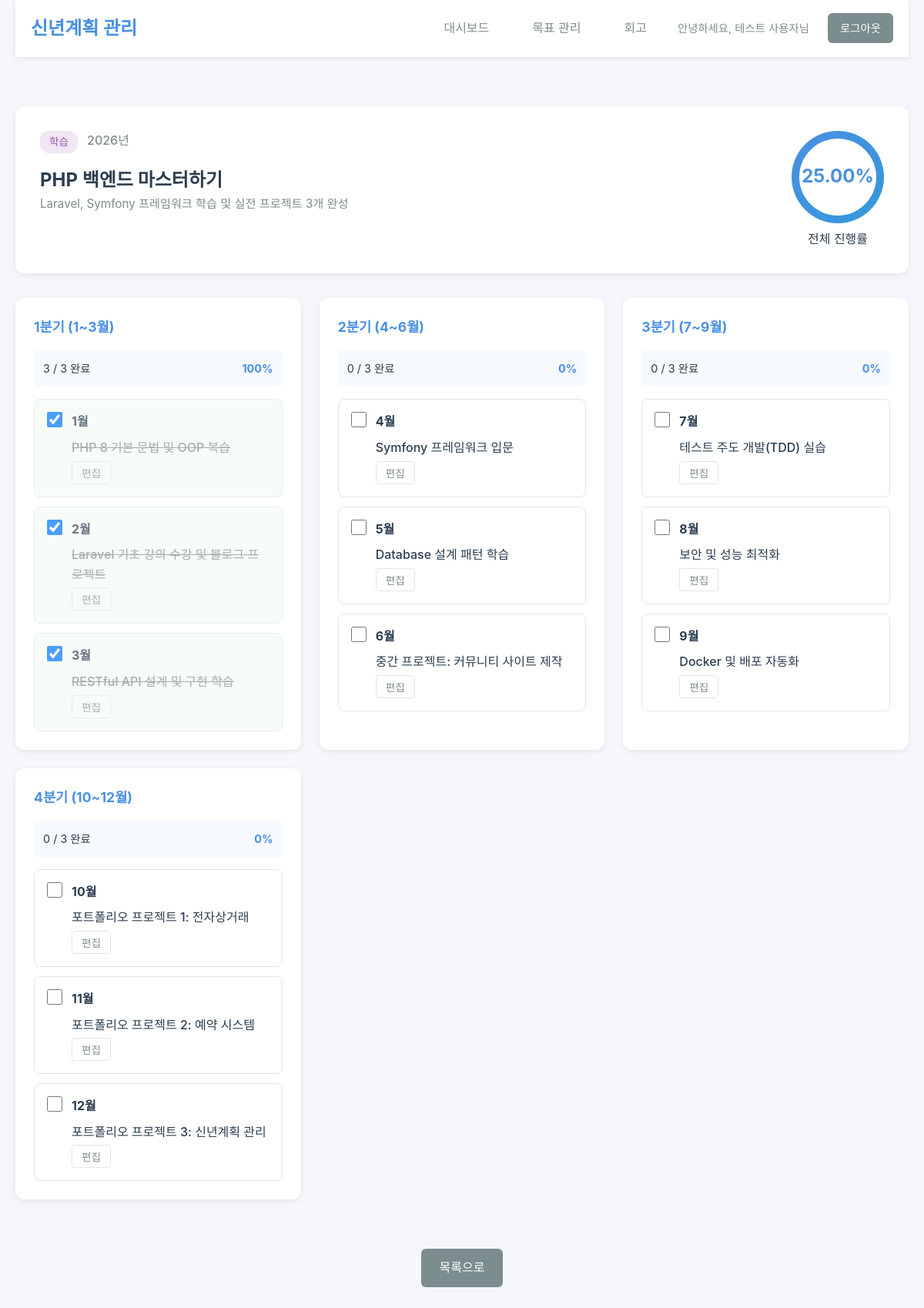
Screenshot of /goal_detail.php?id=1 (signed in) with the database file from the repository.
### tables this page shows
CREATE TABLE IF NOT EXISTS goals (
    id INT UNSIGNED AUTO_INCREMENT PRIMARY KEY,
    user_id INT UNSIGNED NOT NULL COMMENT '목표 소유자',
    year YEAR NOT NULL COMMENT '목표 연도 (예: 2026)',
    title VARCHAR(200) NOT NULL COMMENT '목표 제목',
    description TEXT COMMENT '목표 상세 설명',
    category ENUM('career', 'health', 'study', 'finance', 'hobby', 'relationship', 'other')
        DEFAULT 'other' COMMENT '목표 카테고리',
    status ENUM('not_started', 'in_progress', 'completed')
        DEFAULT 'not_started' COMMENT '목표 상태',
    progress_percentage DECIMAL(5,2) DEFAULT 0.00 COMMENT '진행률 (0.00 ~ 100.00)',
    created_at TIMESTAMP DEFAULT CURRENT_TIMESTAMP,
    updated_at TIMESTAMP DEFAULT CURRENT_TIMESTAMP ON UPDATE CURRENT_TIMESTAMP,
    FOREIGN KEY (user_id) REFERENCES users(id) ON DELETE CASCADE,
    INDEX idx_user_year (user_id, year),
    INDEX idx_category (category),
    INDEX idx_status (status)
);

CREATE TABLE IF NOT EXISTS goal_plans (
    id INT UNSIGNED AUTO_INCREMENT PRIMARY KEY,
    goal_id INT UNSIGNED NOT NULL COMMENT '연결된 목표',
    quarter TINYINT UNSIGNED NOT NULL COMMENT '분기 (1~4)',
    month TINYINT UNSIGNED NOT NULL COMMENT '월 (1~12)',
    plan_title VARCHAR(200) COMMENT '월별 계획 제목',
    plan_description TEXT COMMENT '월별 계획 상세',
    is_completed BOOLEAN DEFAULT FALSE COMMENT '완료 여부',
    completed_at TIMESTAMP NULL COMMENT '완료 시각',
    created_at TIMESTAMP DEFAULT CURRENT_TIMESTAMP,
    updated_at TIMESTAMP DEFAULT CURRENT_TIMESTAMP ON UPDATE CURRENT_TIMESTAMP,
    FOREIGN KEY (goal_id) REFERENCES goals(id) ON DELETE CASCADE,
    INDEX idx_goal_quarter (goal_id, quarter),
    INDEX idx_goal_month (goal_id, month),
    UNIQUE KEY unique_goal_month (goal_id, month),
    CHECK (quarter BETWEEN 1 AND 4),
    CHECK (month BETWEEN 1 AND 12)
);

### includes/session.php (called while the page is built, shortened)
<?php
function getCurrentUserName(): ?string
{
    return $_SESSION['user_name'] ?? null;
}

### includes/functions.php (called while the page is built, shortened)
<?php
function e(?string $string): string
{
    return htmlspecialchars($string ?? '', ENT_QUOTES, 'UTF-8');
}
function getCategoryName(string $category): string
{
    $categories = [
        'career' => '커리어',
        'health' => '건강',
        'study' => '학습',
        'finance' => '재정',
        'hobby' => '취미',
        'relationship' => '관계',
        'other' => '기타',
    ];
    return $categories[$category] ?? $category;
}

### config/database.php (called while the page is built, shortened)
<?php
function getDBConnection(): PDO
{
    static $pdo = null;
    if ($pdo === null) {
        $dsn = sprintf(
            'mysql:host=%s;port=%s;dbname=%s;charset=%s',
            DB_HOST,
            DB_PORT,
            DB_NAME,
            DB_CHARSET
        );
        $options = [
            PDO::ATTR_ERRMODE => PDO::ERRMODE_EXCEPTION,
            PDO::ATTR_DEFAULT_FETCH_MODE => PDO::FETCH_ASSOC,
            PDO::ATTR_EMULATE_PREPARES => false,
        ];
        try {
            $pdo = new PDO($dsn, DB_USER, DB_PASS, $options);
        } catch (PDOException $e) {
            die('Database connection failed: ' . $e->getMessage());
        }
    }
    return $pdo;
}

### models/Goal.php (called while the page is built, shortened)
<?php
require_once __DIR__ . '/../config/database.php';
class Goal
{
    private PDO $db;
    public function __construct()
    {
        $this->db = getDBConnection();
    }
    public function findById(int $goalId): ?array
    {
        $stmt = $this->db->prepare('SELECT * FROM goals WHERE id = :id LIMIT 1');
        $stmt->execute(['id' => $goalId]);
        $goal = $stmt->fetch();
        return $goal ?: null;
    }
    public function findWithPlans(int $goalId): ?array
    {
        $goal = $this->findById($goalId);
        $stmt = $this->db->prepare(
            'SELECT * FROM goal_plans
             WHERE goal_id = :goal_id
             ORDER BY month ASC'
        );
        $stmt->execute(['goal_id' => $goalId]);
        $plans = $stmt->fetchAll();
        $quarterPlans = [1 => [], 2 => [], 3 => [], 4 => []];
        foreach ($plans as $plan) {
            $quarterPlans[$plan['quarter']][] = $plan;
        }
        $goal['plans'] = $plans;
        $goal['quarter_plans'] = $quarterPlans;
        return $goal;
    }
}

### models/GoalPlan.php (called while the page is built, shortened)
<?php
require_once __DIR__ . '/../config/database.php';
class GoalPlan
{
    private PDO $db;
    public function __construct()
    {
        $this->db = getDBConnection();
    }
    public function getQuarterProgress(int $goalId, int $quarter): array
    {
        $stmt = $this->db->prepare(
            'SELECT
                COUNT(*) as total,
                SUM(CASE WHEN is_completed = 1 THEN 1 ELSE 0 END) as completed
             FROM goal_plans
             WHERE goal_id = :goal_id AND quarter = :quarter'
        );
        $stmt->execute([
            'goal_id' => $goalId,
            'quarter' => $quarter,
        ]);
        $result = $stmt->fetch();
        $total = $result['total'];
        $completed = $result['completed'];
        $progress = $total > 0 ? round(($completed / $total) * 100, 2) : 0;
        return [
            'total' => $total,
            'completed' => $completed,
            'progress' => $progress,
        ];
    }
}

### goal_detail.php (the view, shortened to what this page needs)
<?php
require_once __DIR__ . '/includes/session.php';
require_once __DIR__ . '/includes/functions.php';
require_once __DIR__ . '/models/Goal.php';
require_once __DIR__ . '/models/GoalPlan.php';
$userName = getCurrentUserName();
$goalId = (int) ($_GET['id'] ?? 0);
$goalModel = new Goal();
$goal = $goalModel->findWithPlans($goalId);
$planModel = new GoalPlan();
$quarterNames = [1 => '1분기 (1~3월)', 2 => '2분기 (4~6월)', 3 => '3분기 (7~9월)', 4 => '4분기 (10~12월)'];
?>
<!DOCTYPE html>
<html lang="ko">
<head>
    <link rel="stylesheet" href="assets/css/style.css">
</head>
<body>
    <div class="container">
        <header class="header">
            <div class="header-content">
                <h1 class="logo">신년계획 관리</h1>
                <nav class="nav">
                    <a href="dashboard.php" class="nav-link">대시보드</a>
                    <a href="goal_list.php" class="nav-link">목표 관리</a>
                    <a href="reflection.php" class="nav-link">회고</a>
                    <span class="user-info">안녕하세요, <?= e($userName) ?>님</span>
                    <a href="logout.php" class="btn btn-sm btn-secondary">로그아웃</a>
                </nav>
            </div>
        </header>
        <main class="main-content">
            <div class="goal-detail-header">
                <div class="goal-detail-info">
                    <div class="goal-meta-row">
                        <span class="badge badge-category"><?= e(getCategoryName($goal['category'])) ?></span>
                        <span class="goal-year"><?= $goal['year'] ?>년</span>
                    </div>
                    <h2><?= e($goal['title']) ?></h2>
                    <?php if ($goal['description']): ?>
                        <p class="goal-description"><?= nl2br(e($goal['description'])) ?></p>
                    <?php endif; ?>
                </div>
                <div class="goal-detail-progress">
                    <div class="circular-progress">
                        <div class="progress-value"><?= $goal['progress_percentage'] ?>%</div>
                    </div>
                    <p>전체 진행률</p>
                </div>
            </div>
            <div class="quarters-container">
                <?php foreach ([1, 2, 3, 4] as $quarter): ?>
                    <div class="quarter-section">
                        <h3 class="quarter-title"><?= $quarterNames[$quarter] ?></h3>
                        <?php
                        $quarterPlans = $goal['quarter_plans'][$quarter] ?? [];
                        $quarterProgress = $planModel->getQuarterProgress($goalId, $quarter);
                        ?>
                        <div class="quarter-progress-info">
                            <span><?= $quarterProgress['completed'] ?> / <?= $quarterProgress['total'] ?> 완료</span>
                            <span class="quarter-progress-percent"><?= $quarterProgress['progress'] ?>%</span>
                        </div>
                        <div class="plans-list">
                            <?php foreach ($quarterPlans as $plan): ?>
                                <div class="plan-item <?= $plan['is_completed'] ? 'completed' : '' ?>" data-plan-id="<?= $plan['id'] ?>">
                                    <div class="plan-checkbox">
                                        <input
                                            type="checkbox"
                                            class="plan-toggle"
                                            <?= $plan['is_completed'] ? 'checked' : '' ?>
                                            data-plan-id="<?= $plan['id'] ?>"
                                        >
                                    </div>
                                    <div class="plan-content">
                                        <div class="plan-header">
                                            <strong><?= $plan['month'] ?>월</strong>
                                        </div>
                                        <div class="plan-title">
                                            <?= e($plan['plan_title'] ?: "{$plan['month']}월 계획") ?>
                                        </div>
                                        <button
                                            class="btn-edit-plan"
                                            data-plan-id="<?= $plan['id'] ?>"
                                            data-plan-title="<?= e($plan['plan_title']) ?>"
                                            data-plan-description="<?= e($plan['plan_description']) ?>"
                                        >편집</button>
                                    </div>
                                </div>
                            <?php endforeach; ?>
                        </div>
                    </div>
                <?php endforeach; ?>
            </div>
            <div class="goal-actions">
                <a href="goal_list.php" class="btn btn-secondary">목록으로</a>
            </div>
        </main>
    </div>
</body>
</html>

### assets/css/style.css (style rules this page uses)
:root { --primary-color: #4A90E2; --secondary-color: #7B8D8E; --success-color: #27AE60; --warning-color: #F39C12; --danger-color: #E74C3C; --info-color: #3498DB; --bg-color: #F5F7FA; --text-color: #2C3E50; --text-muted: #7F8C8D; --border-color: #E0E6ED; --card-shadow: 0 2px 8px rgba(0, 0, 0, 0.08); --card-hover-shadow: 0 4px 16px rgba(0, 0, 0, 0.12); --font-family: -apple-system, BlinkMacSystemFont, "Segoe UI", Roboto, "Helvetica Neue", Arial, sans-serif; }
* { margin: 0; padding: 0; box-sizing: border-box; }
body { font-family: var(--font-family); background-color: var(--bg-color); color: var(--text-color); line-height: 1.6; }
a { color: var(--primary-color); text-decoration: none; transition: color 0.2s; }
.container { max-width: 1200px; margin: 0 auto; padding: 0 20px; }
.header { background: white; box-shadow: var(--card-shadow); padding: 1rem 0; margin-bottom: 2rem; }
.header-content { max-width: 1200px; margin: 0 auto; padding: 0 20px; display: flex; justify-content: space-between; align-items: center; }
.logo { font-size: 1.5rem; font-weight: 700; color: var(--primary-color); }
.nav { display: flex; align-items: center; gap: 1.5rem; }
.nav-link { color: var(--text-muted); font-weight: 500; padding: 0.5rem 1rem; border-radius: 6px; transition: all 0.2s; }
.user-info { color: var(--text-muted); font-size: 0.9rem; }
.main-content { padding: 2rem 0; min-height: calc(100vh - 200px); }
.btn { display: inline-block; padding: 0.75rem 1.5rem; border: none; border-radius: 6px; font-size: 1rem; font-weight: 500; cursor: pointer; transition: all 0.2s; text-align: center; }
.btn-secondary { background: var(--secondary-color); color: white; }
.btn-sm { padding: 0.5rem 1rem; font-size: 0.9rem; }
.btn-edit-plan { background: none; border: 1px solid var(--border-color); padding: 0.25rem 0.75rem; border-radius: 4px; font-size: 0.85rem; cursor: pointer; color: var(--text-muted); transition: all 0.2s; }
.badge { display: inline-block; padding: 0.25rem 0.75rem; border-radius: 12px; font-size: 0.85rem; font-weight: 500; }
.badge-category { background: rgba(155, 89, 182, 0.15); color: #9B59B6; }
.goal-description { color: var(--text-muted); font-size: 0.95rem; margin-bottom: 1rem; line-height: 1.5; }
.goal-detail-header { background: white; border-radius: 12px; box-shadow: var(--card-shadow); padding: 2rem; margin-bottom: 2rem; display: flex; justify-content: space-between; gap: 2rem; }
.goal-detail-info { flex: 1; }
.goal-meta-row { display: flex; gap: 0.75rem; margin-bottom: 1rem; }
.goal-year { color: var(--text-muted); font-weight: 500; }
.goal-detail-progress { text-align: center; }
.circular-progress { width: 120px; height: 120px; border-radius: 50%; background: linear-gradient(135deg, var(--primary-color), var(--info-color)); display: flex; align-items: center; justify-content: center; margin: 0 auto 0.5rem; }
.progress-value { background: white; width: 100px; height: 100px; border-radius: 50%; display: flex; align-items: center; justify-content: center; font-size: 1.5rem; font-weight: 700; color: var(--primary-color); }
.quarters-container { display: grid; grid-template-columns: repeat(auto-fit, minmax(300px, 1fr)); gap: 1.5rem; margin-bottom: 2rem; }
.quarter-section { background: white; border-radius: 12px; box-shadow: var(--card-shadow); padding: 1.5rem; }
.quarter-title { font-size: 1.1rem; margin-bottom: 1rem; color: var(--primary-color); }
.quarter-progress-info { display: flex; justify-content: space-between; padding: 0.75rem; background: rgba(74, 144, 226, 0.05); border-radius: 6px; margin-bottom: 1rem; font-size: 0.9rem; }
.quarter-progress-percent { font-weight: 700; color: var(--primary-color); }
.plans-list { display: flex; flex-direction: column; gap: 0.75rem; }
.plan-item { display: flex; gap: 0.75rem; padding: 1rem; border: 1px solid var(--border-color); border-radius: 8px; transition: all 0.2s; }
.plan-item.completed { opacity: 0.7; background: rgba(39, 174, 96, 0.05); }
.plan-item.completed .plan-title { text-decoration: line-through; color: var(--text-muted); }
.plan-checkbox input[type="checkbox"] { width: 20px; height: 20px; cursor: pointer; }
.plan-content { flex: 1; }
.plan-header { display: flex; justify-content: space-between; margin-bottom: 0.5rem; }
.plan-title { font-weight: 500; color: var(--text-color); margin-bottom: 0.25rem; }
.goal-actions { text-align: center; padding: 2rem 0; }

### rows the page displays
goals: category "학습", year "2026", title "PHP 백엔드 마스터하기", description "Laravel, Symfony 프레임워크 학습 및 실전 프로젝트 3개 완성", progress_percentage "25.00"
goal_plans: goal "1분기 (1~3월)", quarter "2분기 (4~6월)", month "4", plan_title "Symfony 프레임워크 입문"
goal_plans: is_completed "☑", month "1", plan_title "PHP 8 기본 문법 및 OOP 복습"
goal_plans: is_completed "☑", month "2", plan_title "Laravel 기초 강의 수강 및 블로그 프로젝트"
goal_plans: is_completed "☑", month "3", plan_title "RESTful API 설계 및 구현 학습"
goal_plans: month "5", plan_title "Database 설계 패턴 학습"
goal_plans: month "6", plan_title "중간 프로젝트: 커뮤니티 사이트 제작"
goal_plans: month "7", plan_title "테스트 주도 개발(TDD) 실습"
goal_plans: month "8", plan_title "보안 및 성능 최적화"
goal_plans: month "9", plan_title "Docker 및 배포 자동화"
goal_plans: month "10", plan_title "포트폴리오 프로젝트 1: 전자상거래"
goal_plans: month "11", plan_title "포트폴리오 프로젝트 2: 예약 시스템"
goal_plans: month "12", plan_title "포트폴리오 프로젝트 3: 신년계획 관리"

### other values shown
$userName "테스트 사용자"
$quarterProgress['completed'] "3"
$quarterProgress['total'] "3"
$quarterProgress['progress'] "100"
$quarterProgress['completed'] "0"
$quarterProgress['progress'] "0"
$quarterNames[$quarter] "3분기 (7~9월)"
$quarterNames[$quarter] "4분기 (10~12월)"
